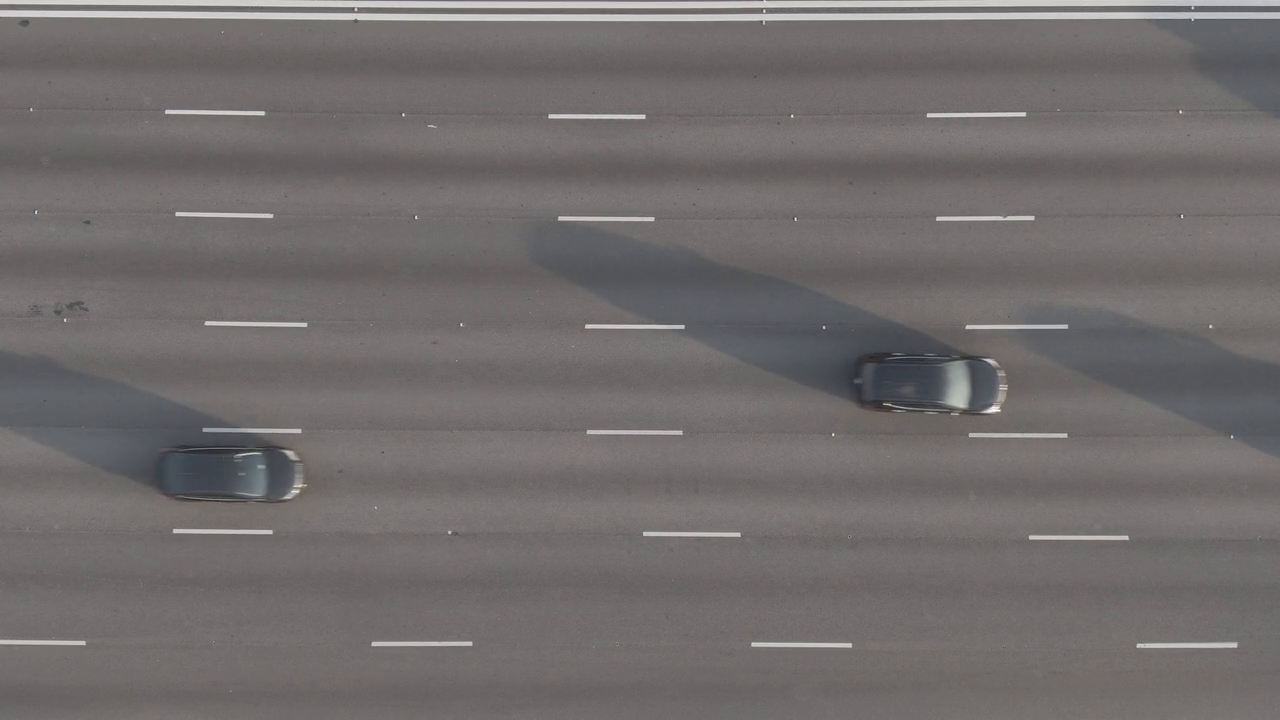
#> input picture frame 53 of contador-autos/autos.mp4, 1280 x 720 px
$ python conteo_autos.py
#> lines starting #> are read from the running program, lines starting #| are printed output that depends on the picture
import cv2
import numpy as np
import imutils

cap = cv2.VideoCapture('contador-autos/autos.mp4')

fgbg = cv2.bgsegm.createBackgroundSubtractorMOG()
kernel = cv2.getStructuringElement(cv2.MORPH_ELLIPSE, (3, 3))
car_counter = 0

while True:

	ret, frame = cap.read()
#> frame is the input picture: shape (720, 1280, 3); mean B, G, R 108.5, 109.3, 113.3
	if ret == False: break
	frame = imutils.resize(frame, width=640)
#> frame: shape (360, 640, 3)

	area_pts = np.array([[30, 16], [frame.shape[1]-80, 16], [frame.shape[1]-80, 351], [30, 351]])

	imAux = np.zeros(shape=(frame.shape[:2]), dtype=np.uint8)
	imAux = cv2.drawContours(imAux, [area_pts], -1, (255), -1)
	image_area = cv2.bitwise_and(frame, frame, mask=imAux)
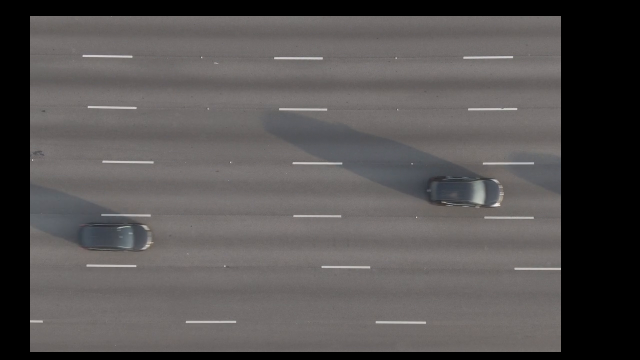
#> image_area: shape (360, 640, 3); mean B, G, R 82.7, 83.3, 86.6

	fgmask = fgbg.apply(image_area)
#> fgmask: shape (360, 640); every value is 0
	fgmask = cv2.morphologyEx(fgmask, cv2.MORPH_OPEN, kernel)
	fgmask = cv2.morphologyEx(fgmask, cv2.MORPH_CLOSE, kernel)
	fgmask = cv2.dilate(fgmask, None, iterations=5)

	cnts = cv2.findContours(fgmask, cv2.RETR_EXTERNAL, cv2.CHAIN_APPROX_SIMPLE)[0]
#> cnts = []

	for cnt in cnts:
		if cv2.contourArea(cnt) > 1500:
			x, y, w, h = cv2.boundingRect(cnt)
			cv2.rectangle(frame, (x,y), (x+w,y+h), (0,255,255), 1)

			if 240 < (x + w) < 260:
				car_counter = car_counter + 1
				cv2.line(frame, (250, 16), (250, 351), (0, 255, 0), 3)
#> this loop made 0 passes
#> after the loop, car_counter = 0

	cv2.drawContours(frame, [area_pts], -1, (255, 0, 255), 2)
	cv2.line(frame, (250, 16), (250, 351), (0, 255, 255), 1)
	cv2.rectangle(frame, (frame.shape[1]-70, 215), (frame.shape[1]-5, 270), (0, 255, 0), 2)
	cv2.putText(frame, str(car_counter), (frame.shape[1]-55, 250),
				cv2.FONT_HERSHEY_SIMPLEX, 1.2, (0,255,0), 2)
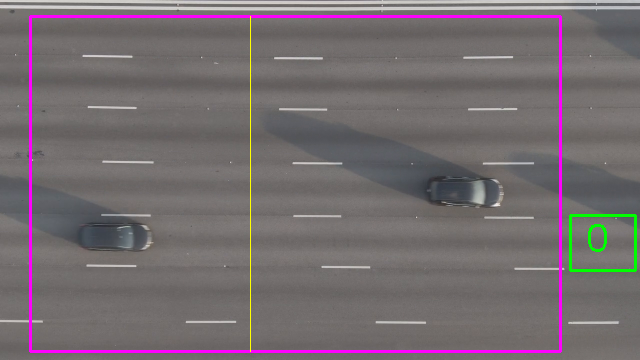
#> frame: shape (360, 640, 3); mean B, G, R 111.4, 107.8, 116.4
	cv2.imshow('frame', frame)

	k = cv2.waitKey(70) & 0xFF
#> (key Esc is pressed here)
	if k ==27:
		break

cap.release()
cv2.destroyAllWindows()

$ run again, starting later in the video
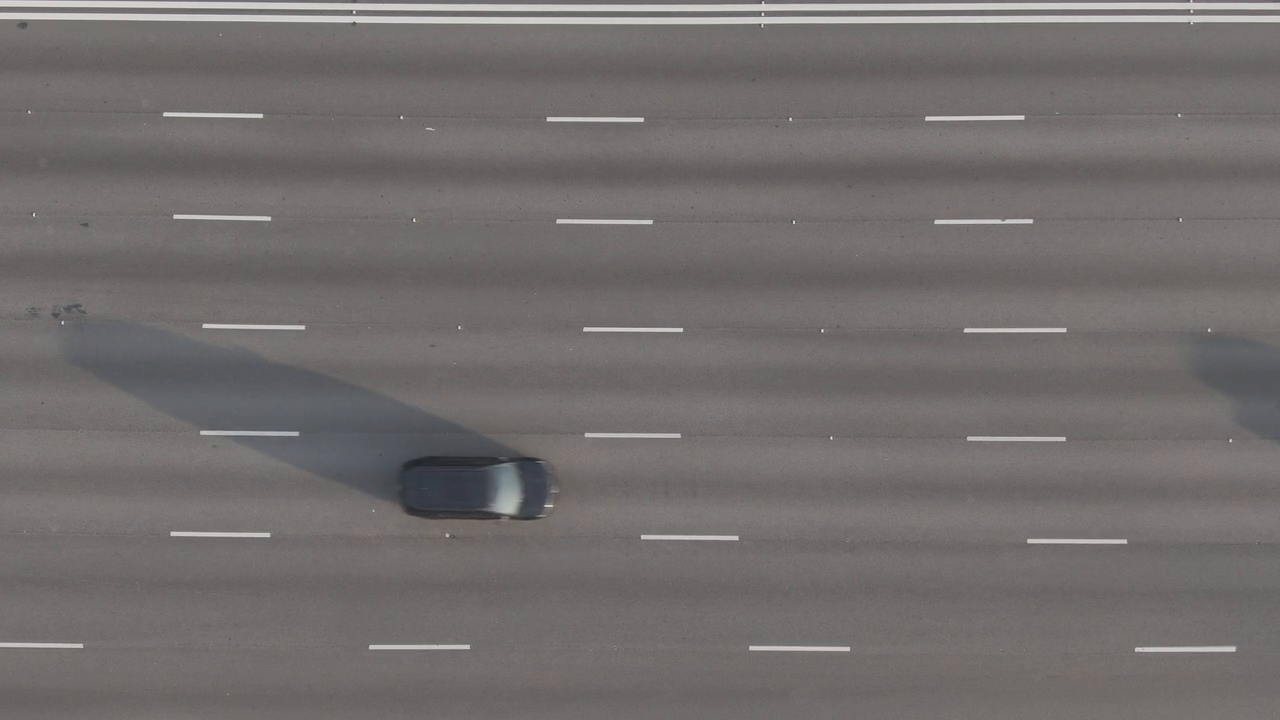
#> input picture frame 241 of contador-autos/autos.mp4, 1280 x 720 px
#> frame is the input picture: shape (720, 1280, 3); mean B, G, R 109.3, 110.2, 114.6
#> `image_area = cv2.bitwise_and(frame, frame, mask=imAux)`:
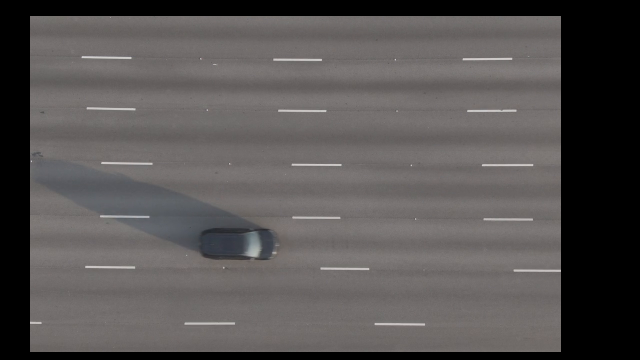
#> image_area: shape (360, 640, 3); mean B, G, R 83.2, 83.8, 87.2
#> fgmask: shape (360, 640); every value is 0
#> cnts = []
#> after the loop `for cnt in cnts:`: car_counter = 0
#> `cv2.putText(frame, str(car_counter), (frame.shape[1]-55, 250), cv2.FON..`:
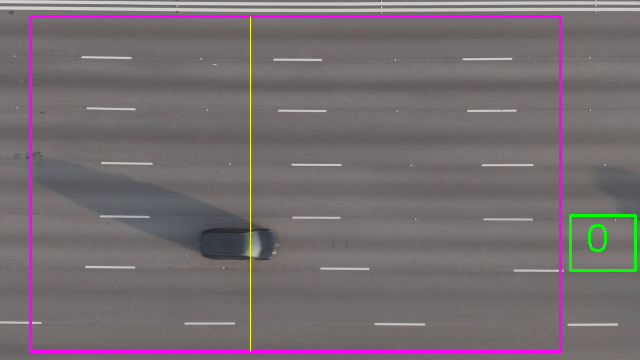
#> frame: shape (360, 640, 3); mean B, G, R 112.1, 108.7, 117.7

$ run again, starting later in the video
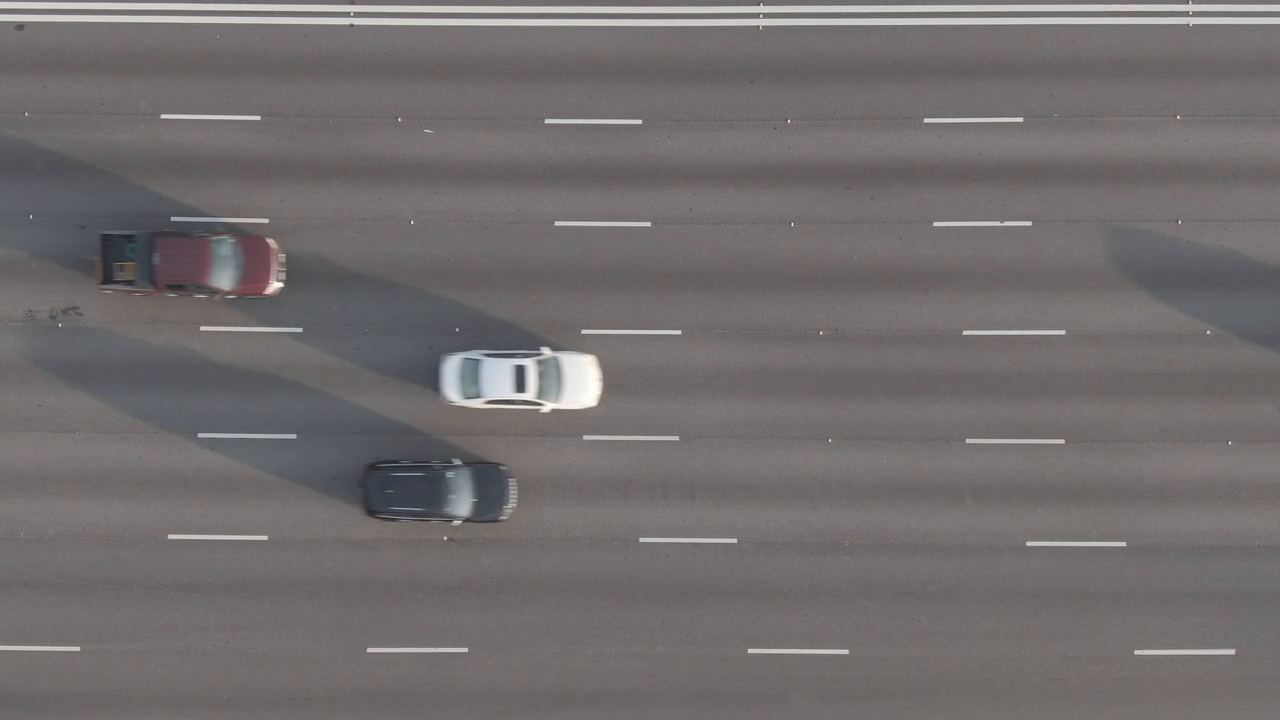
#> input picture frame 429 of contador-autos/autos.mp4, 1280 x 720 px
#> frame is the input picture: shape (720, 1280, 3); mean B, G, R 109.1, 109.7, 113.7
#> `image_area = cv2.bitwise_and(frame, frame, mask=imAux)`:
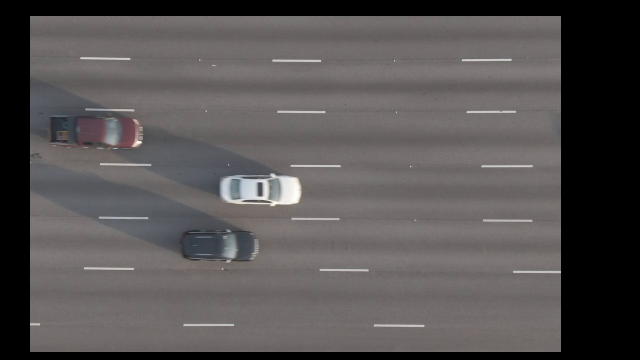
#> image_area: shape (360, 640, 3); mean B, G, R 83.1, 83.5, 86.7
#> fgmask: shape (360, 640); every value is 0
#> cnts = []
#> after the loop `for cnt in cnts:`: car_counter = 0
#> `cv2.putText(frame, str(car_counter), (frame.shape[1]-55, 250), cv2.FON..`:
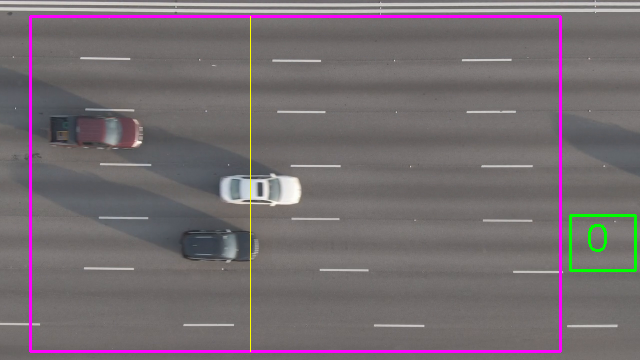
#> frame: shape (360, 640, 3); mean B, G, R 111.9, 108.1, 116.7
